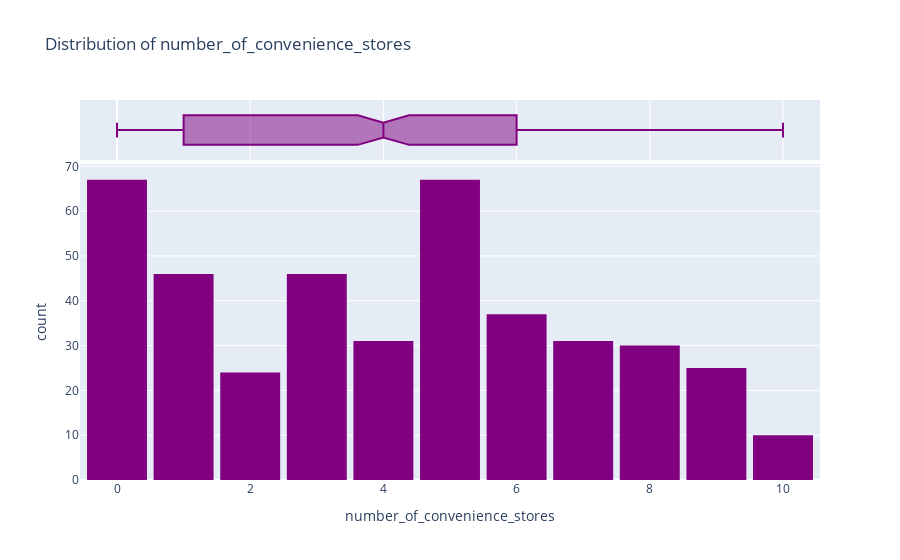

Write notebook code for a chart like this one.
### Code cell
fig = px.histogram(real_estate_copy_df, 
                   x='number_of_convenience_stores', 
                   marginal='box', 
                   color_discrete_sequence=['purple'], 
                   title='Distribution of number_of_convenience_stores')
fig.update_layout(bargap=0.1)
fig.show()

### Figure 1 — Plotly figure (JSON) as saved in the notebook; plotly's stock layout.template omitted (floating-point values rounded to 4 significant figures; data arrays with more than 128 entries replaced by an {"elided": "..."} marker saying what was removed)
{"data": [{"alignmentgroup": "True", "bingroup": "x", "hovertemplate": "number_of_convenience_stores=%{x}<br>count=%{y}<extra></extra>", "legendgroup": "", "marker": {"color": "purple", "pattern": {"shape": ""}}, "name": "", "offsetgroup": "", "orientation": "v", "showlegend": false, "type": "histogram", "x": {"elided": "414 int values"}, "xaxis": "x", "yaxis": "y"}, {"alignmentgroup": "True", "hovertemplate": "number_of_convenience_stores=%{x}<extra></extra>", "legendgroup": "", "marker": {"color": "purple"}, "name": "", "notched": true, "offsetgroup": "", "showlegend": false, "type": "box", "x": {"elided": "414 int values"}, "xaxis": "x2", "yaxis": "y2"}], "layout": {"bargap": 0.1, "barmode": "relative", "legend": {"tracegroupgap": 0}, "title": {"text": "Distribution of number_of_convenience_stores"}, "xaxis": {"anchor": "y", "domain": [0, 1], "title": {"text": "number_of_convenience_stores"}}, "xaxis2": {"anchor": "y2", "domain": [0, 1], "matches": "x", "showgrid": true, "showticklabels": false}, "yaxis": {"anchor": "x", "domain": [0, 0.8316], "title": {"text": "count"}}, "yaxis2": {"anchor": "x2", "domain": [0.8416, 1], "matches": "y2", "showgrid": false, "showline": false, "showticklabels": false, "ticks": ""}}}
